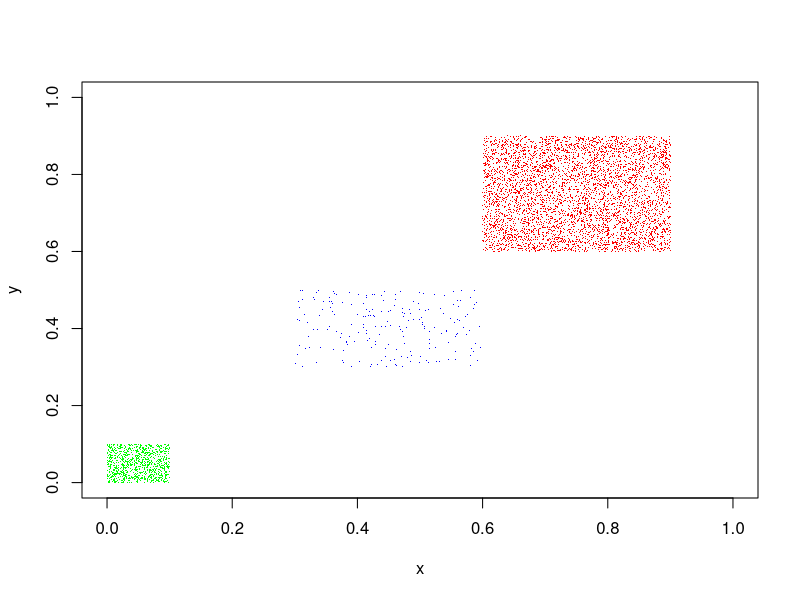

This chart was generated by the following R code:
point1<-data.frame(x=runif(5000, 0.6, 0.9), y=runif(5000, 0.6, 0.9))
point2<-data.frame(x=runif(200, 0.3, 0.6), y=runif(200, 0.3, 0.5))
point3<-data.frame(x=runif(1000, 0.0, 0.1), y=runif(1000, 0.0, 0.1))



png(filename = "/Users/huijieqiao/Dropbox/Papers/DarwinFox/Figs/Figure1/Figure1_R.png",
    width = 2000, height = 2000, units = "px", pointsize = 12,
    bg = "white",  res = 300)

plot(point1, pch=".", col="red", xlim=c(0,1), ylim=c(0,1))

points(point2, pch=".", col="blue")
points(point3, pch=".", col="green")
dev.off()
